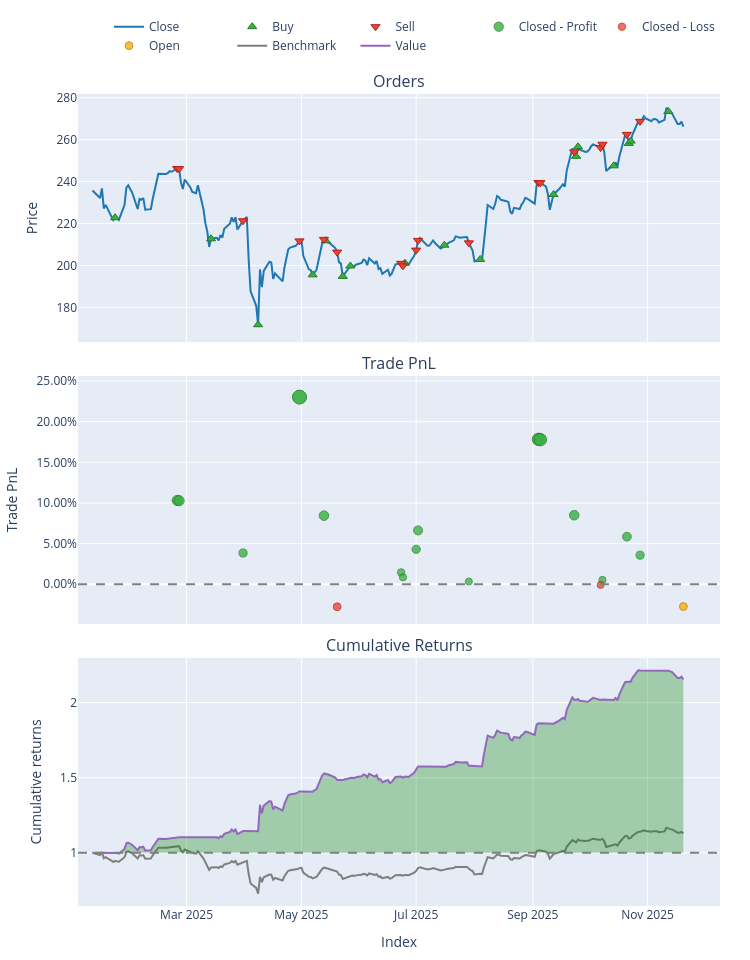
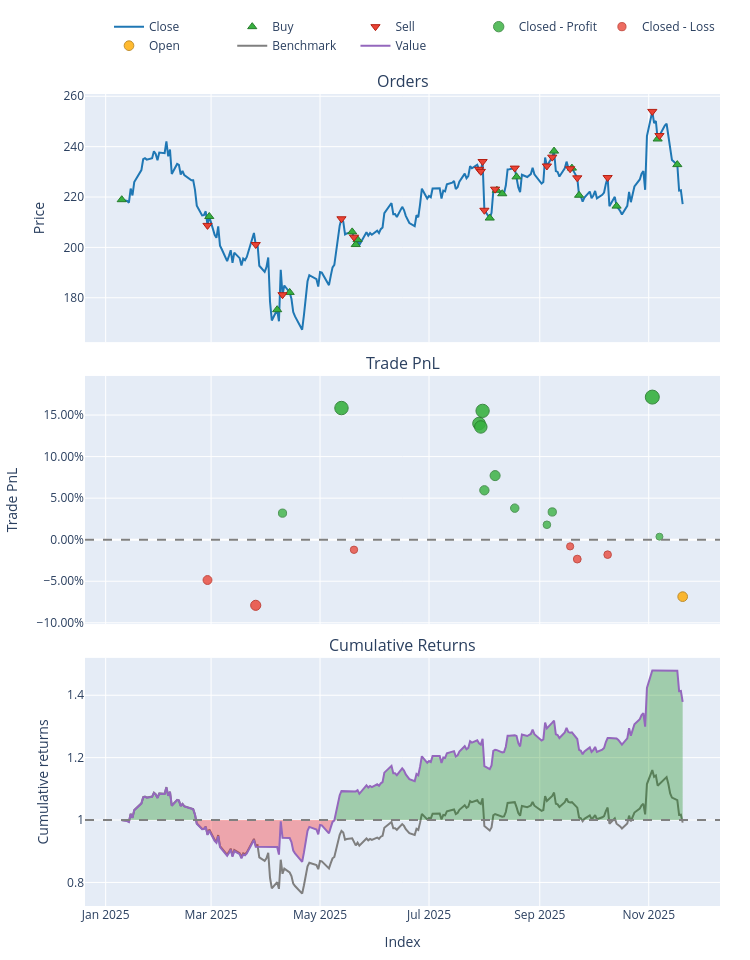
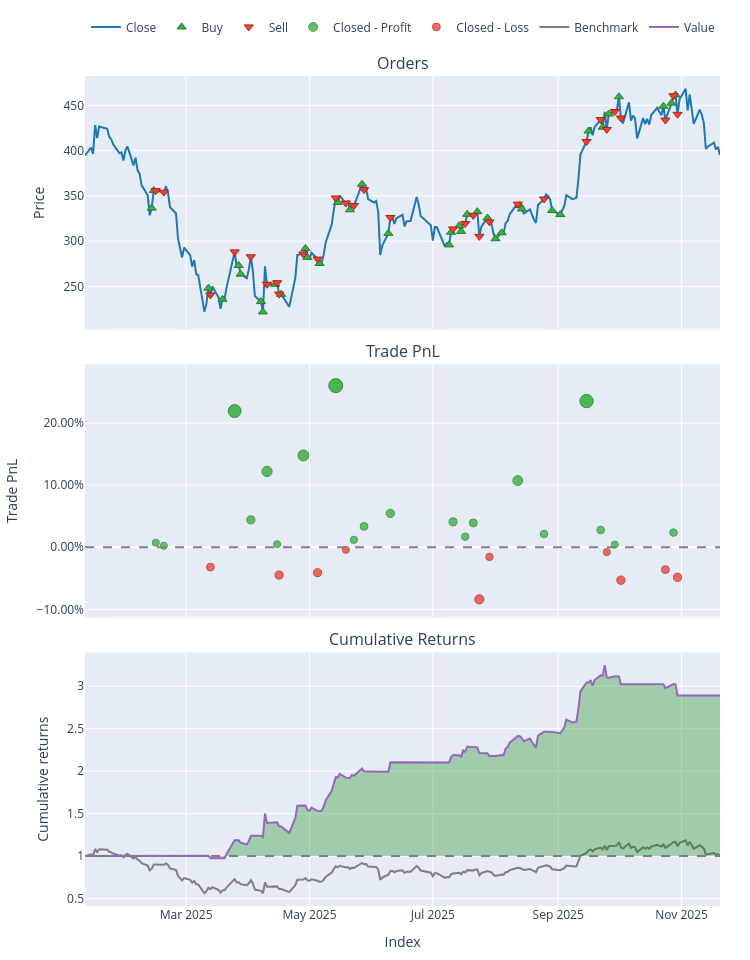
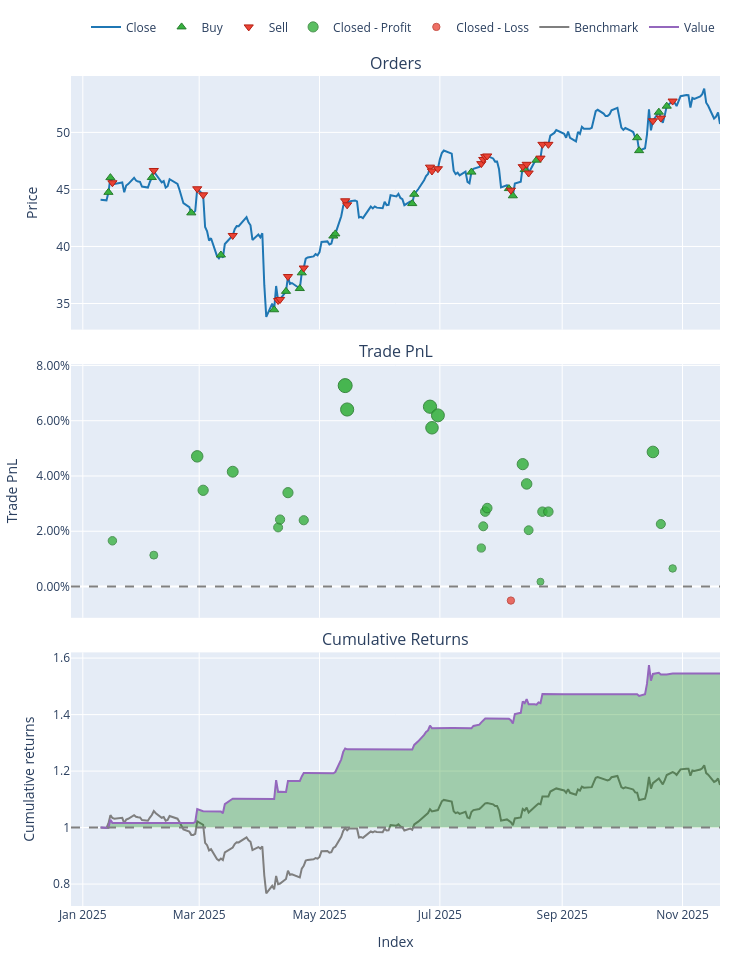

Notebook code cell kept with these figures, in order:
### Code cell
# Multiple stocks in a loop
stocks = ["AAPL", "AMZN", "TSLA", "BAC","MDU", "CWCO", "NEE", "DUK"]
results = {}

for stock in stocks:
    print(f"\n{'='*60}")
    print(f"Processing {stock}")
    print(f"{'='*60}")
    portfolio, metrics, actions, rl_metrics, learning_curve_data = run_ppo_trading_pipeline(
        stock_symbol=stock, 
        config=config,
        show_plot=True  # Don't show plots in loop
    )
    results[stock] = {
        'portfolio': portfolio,
        'metrics': metrics,
        'actions': actions,
        'rl_metrics': rl_metrics,
        'learning_curve_data': learning_curve_data
    }
